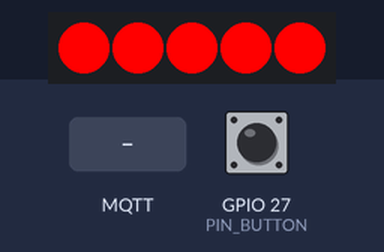
A program run on a simulated ESP32. Shown: 5 RGB LEDs in strip order, left to right. Inputs (shaded band) come from the test bench; at power-on: GPIO 27 (PIN_BUTTON) HIGH. WiFi joins after 1.5 s; servers stay silent unless stated; random numbers use the default seed unless the program sets one; no MQTT or app messages arrive unless stated; what the program prints to the serial monitor is not drawn.

Above: at 1.52 s.
2.8 s: MQTT message "1" arrives on the first subscribed topic
At 3.4 s:
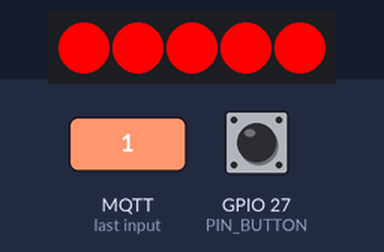
4.3 s: MQTT message "1" arrives on the first subscribed topic
At 4.6 s:
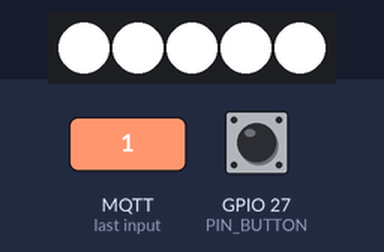
At 34.7 s:
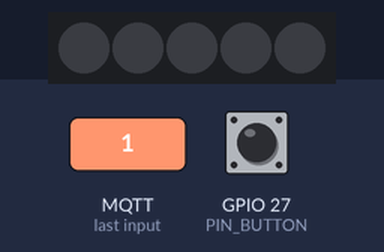
Timing chart, 0 to 35.8 s (numbered marks = the images above; inputs shaded):
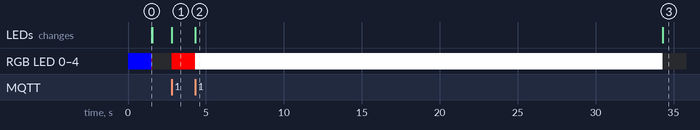

The program:

main.cpp
```cpp
#include <Adafruit_NeoPixel.h>
#include <Arduino.h>

#include <PubSubClient.h>
#include <WiFi.h>

#define PIN_WS2812B 16 // The ESP32 pin GPIO16 connected to WS2812B
#define NUM_PIXELS 5   // The number of LEDs (pixels) on WS2812B LED strip
#define PIN_BUTTON 27

Adafruit_NeoPixel ws2812b(NUM_PIXELS, PIN_WS2812B, NEO_GRBW + NEO_KHZ800);

const char *ssid = "";
const char *password = "";
const char *mqtt_server = "";

const char *topic = "ztl";

WiFiClient espClient;
PubSubClient client(espClient);

bool ButtonMessageReceivedFlag = false;
bool IAmTheFirstSender = false;

enum State
{
    OFF,
    PRIMARY_COLOR,
    SECONDARY_COLOR
};

void HandleSignal();
void HandleButton();

void setup_wifi()
{

    delay(10);
    // We start by connecting to a WiFi network
    Serial.println();
    Serial.print("Connecting to ");
    Serial.println(ssid);

    WiFi.mode(WIFI_STA);
    WiFi.begin(ssid, password);

    while (WiFi.status() != WL_CONNECTED)
    {
        delay(500);
        Serial.print(".");
    }

    randomSeed(micros());

    Serial.println("");
    Serial.println("WiFi connected");
    Serial.println("IP address: ");
    Serial.println(WiFi.localIP());
}

void callback(char *topic, byte *payload, unsigned int length)
{
    Serial.print("Message arrived [");
    Serial.print(topic);
    Serial.print("] ");
    for (int i = 0; i < length; i++)
    {
        Serial.print((char)payload[i]);
    }
    Serial.println();

    // Switch on the LED if an 1 was received as first character
    if ((char)payload[0] == '1')
    {
        ButtonMessageReceivedFlag = true;
    }
}

void reconnect()
{
    ws2812b.fill(ws2812b.Color(255, 0, 0, 0));
    ws2812b.show();

    // Loop until we're reconnected
    while (!client.connected())
    {
        Serial.print("Attempting MQTT connection...");
        // Create a random client ID
        String clientId = "ESP8266Client-";
        clientId += String(random(0xffff), HEX);
        // Attempt to connect
        if (client.connect(clientId.c_str()))
        {
            Serial.println("connected");
            client.subscribe(topic);
        }
        else
        {
            Serial.print("failed, rc=");
            Serial.print(client.state());
            Serial.println(" try again in 5 seconds");
            // Wait 5 seconds before retrying
            delay(5000);
        }
    }

    ws2812b.fill(ws2812b.Color(0, 0, 0, 0));
    ws2812b.show();
}

void setup()
{
    pinMode(PIN_BUTTON, INPUT_PULLUP);

    ws2812b.begin();
    ws2812b.fill(ws2812b.Color(0, 0, 255, 0));
    ws2812b.show();

    Serial.begin(115200);
    setup_wifi();
    client.setServer(mqtt_server, 1883);
    client.setCallback(callback);
}

void loop()
{
    if (!client.connected())
    {
        reconnect();
    }
    client.loop();

    HandleSignal();
    HandleButton();
}

void HandleSignal()
{
    static State state = State::OFF;
    static unsigned long timeout = 0xFFFFFFFF;
    unsigned long now = millis();

    switch (state)
    {
    case State::OFF:
        if (ButtonMessageReceivedFlag)
        {
            ws2812b.fill(ws2812b.Color(255, 0, 0, 0));
            ws2812b.show();
            timeout = millis() + 30 * 1000;
            state = State::PRIMARY_COLOR;
        }
        break;
    case State::PRIMARY_COLOR:
        if (ButtonMessageReceivedFlag)
        {
            ws2812b.fill(ws2812b.Color(0, 0, 0, 255));
            ws2812b.show();
            timeout = millis() + 30 * 1000;
            state = State::SECONDARY_COLOR;
        }
        else if (now > timeout)
        {
            state = State::OFF;
            ws2812b.fill(ws2812b.Color(0, 0, 0, 0));
            ws2812b.show();
            IAmTheFirstSender = false;
        }
        break;
    case State::SECONDARY_COLOR:
        if (now > timeout)
        {
            state = State::OFF;
            ws2812b.fill(ws2812b.Color(0, 0, 0, 0));
            ws2812b.show();
            IAmTheFirstSender = false;
        }
        break;
    }

    ButtonMessageReceivedFlag = false;
}

void HandleButton()
{
    if (!digitalRead(PIN_BUTTON) && IAmTheFirstSender == false)
    {
        client.publish(topic, "1");
        IAmTheFirstSender = true;
    }
}
```

Measured:
- after the input at 2.8 s, RGB LED 0–4: off → RGB(255, 0, 0) at once; the LEDs: change at once (image 1)
- what the display in image 2 shows lasts 30.0 s, from 4.3 s to 34.3 s
